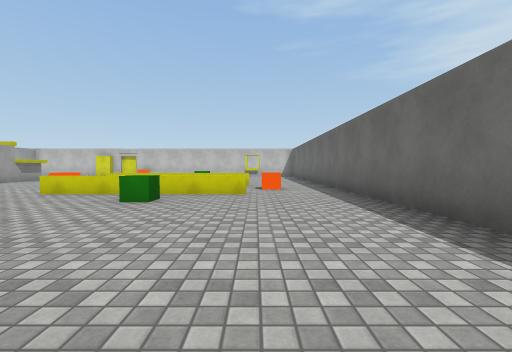
view 1 (above)

16 first-person views from a walk through a scene from a Unity 3-D project. The camera is 1.2 m above the floor, tilts 2° down and sees 90° across. The floor is counted in squares, 2 m on a side. Each view is taken from the middle of a square. On the plan, view 1 faces up. The plan holds only what a view shows up to about 9 squares ahead; the rest is blank. The place goes on beyond the plan. The player character is not drawn. Surface patterns are stand-ins for the level's own textures.

view 2
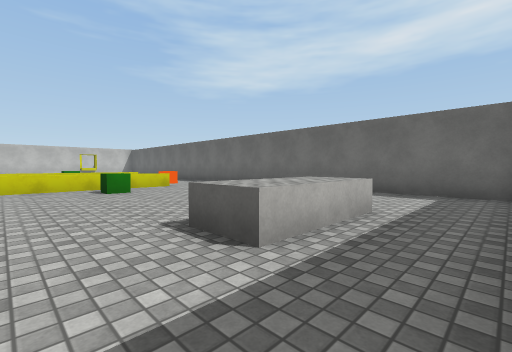

view 3
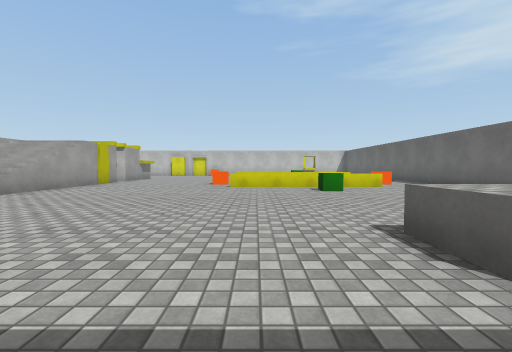

view 4
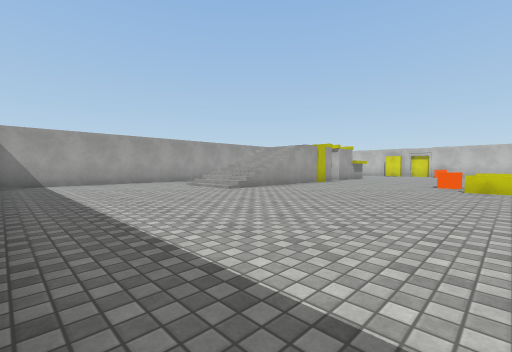

view 5
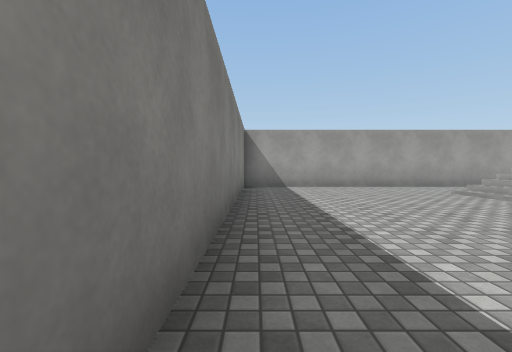

view 6
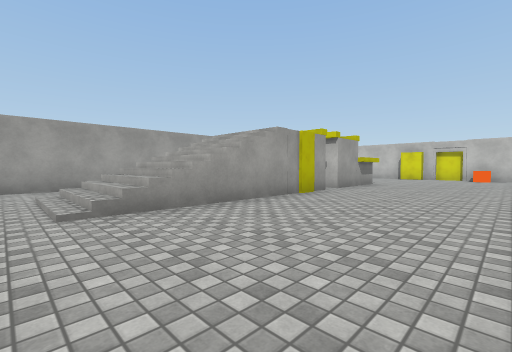

view 7
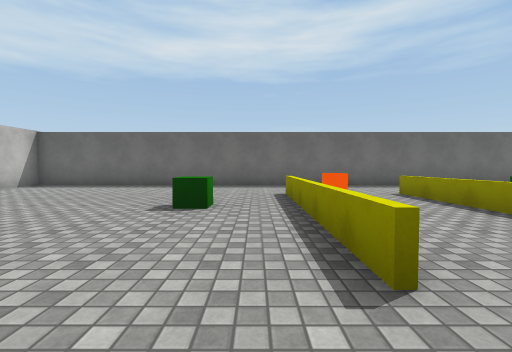

view 8
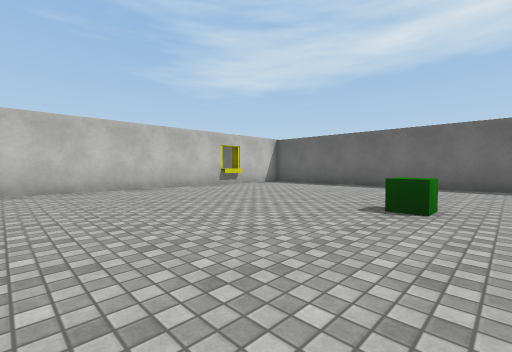

view 9
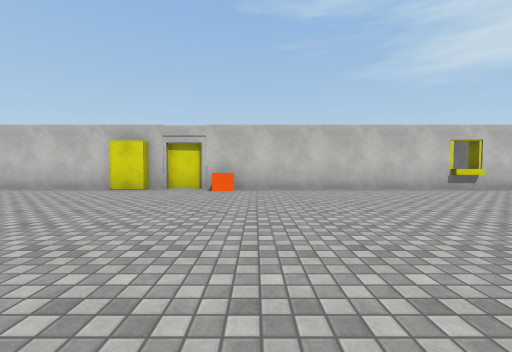

view 10
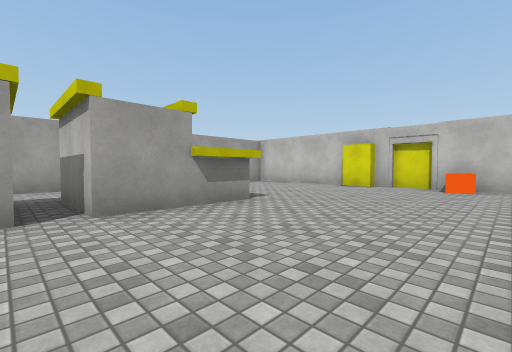

view 11
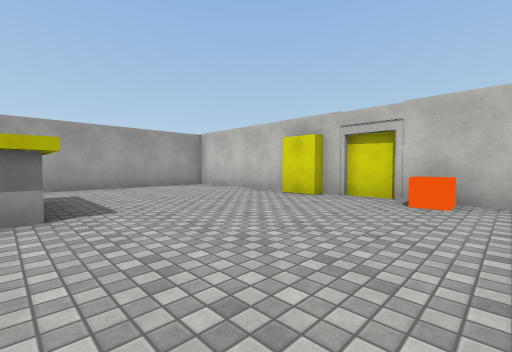

view 12
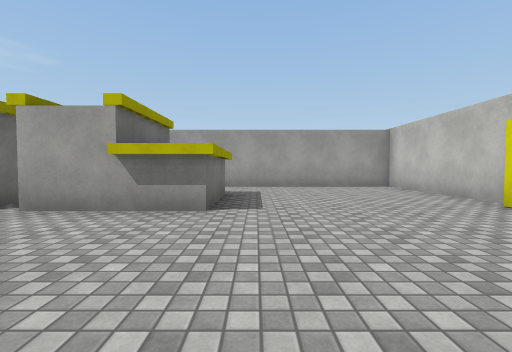

view 13
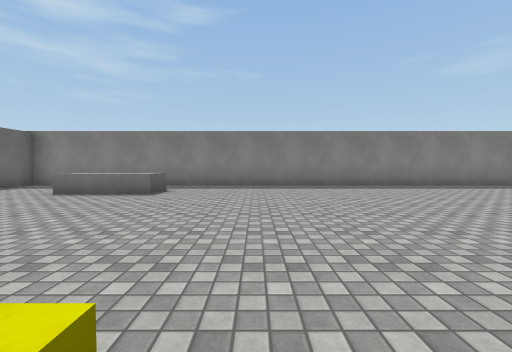

view 14
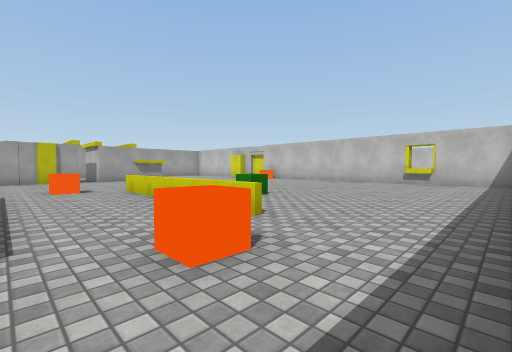

view 15
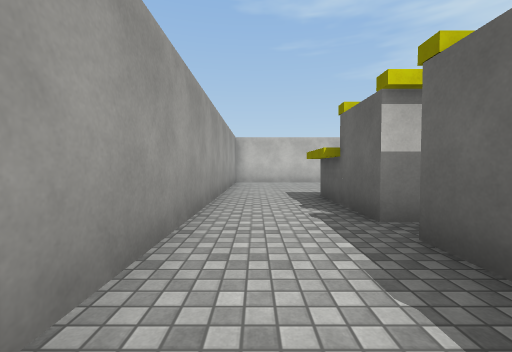

view 16
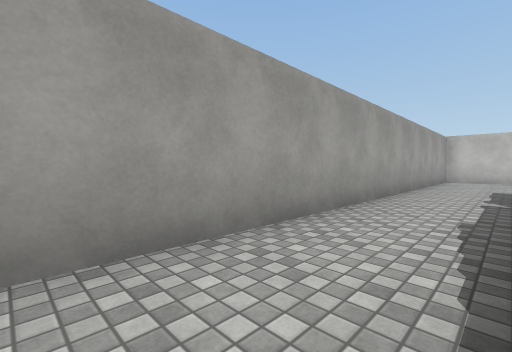

### Floor plan
Key: @ floor where view 1 was taken; # wall or solid block; . floor; / step, stairs or slope; = window, fence, low wall or low ledge; ^ raised ledge; C cube.
Columns run from 14 left of view 1 to 3 right of it. Each row starts with its distance up from view 1.
 17       #
 16 ######.C######^###
 15 #................#
 14 #................#
 13 #................#
 12 #................#
 11 #..##............#
 10 #..##.......C....#
  9 #..##............#
  8 #..//.....====...#
  7 #..  ....C....C..#
  6 #..//.....====...#
  5 #..//.......C....#
  4 #..//............#
  3 #..//............#
  2 #................#
  1 #................#
  0 #...........^^@..#
 -1 #................#
 -2 #................#
 -3 ##################

Where each view was taken, in squares from view 1:
view 1: 0 up, 0 right, facing up
view 2: 2 down, 4 left, facing up-right
view 3: 2 down, 4 left, facing up
view 4: 2 down, 4 left, facing up-left
view 5: 2 down, 6 left, facing left
view 6: 2 up, 6 left, facing up-left
view 7: 9 up, 6 left, facing right
view 8: 9 up, 6 left, facing up-right
view 9: 9 up, 6 left, facing up
view 10: 8 up, 6 left, facing up-left
view 11: 11 up, 6 left, facing up-left
view 12: 12 up, 6 left, facing left
view 13: 6 up, 5 left, facing down
view 14: 6 up, 2 right, facing up-left
view 15: 6 up, 13 left, facing up
view 16: 4 up, 12 left, facing up-left
